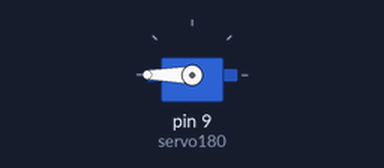
Bench run of a sketch on a simulated Arduino Uno, built with avr-gcc and run on an emulated ATmega328P. Shown: servo.

Above: at 1.05 s.
Timing chart, 0 to 4.0 s (numbered marks = the images above):
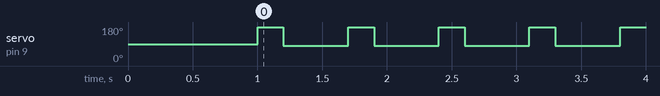

The sketch:

up-down-fast.ino
```cpp
#include <Servo.h>

Servo   servo180;

void setup()
{
  servo180.attach(9);
  servo180.write(90);
  delay(1000);
}

void loop()
{
//  servo180.write(90);
//  delay(200);
  servo180.write(180);
  delay(200);
  servo180.write(80);
  delay(500);
}
```

Measured:
- by itself, servo on pin 9 (servo180): alternates 180° for 0.20 s and 80° for 0.50 s
